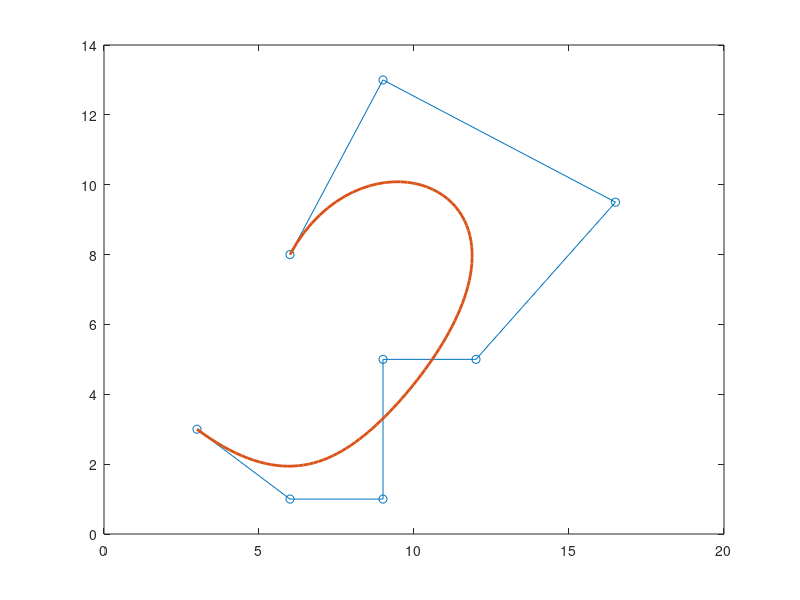

Write the MATLAB code that produced this figure.
% https://tajimarobotics.com/bezier-curve-interpolation/
% https://1st-archiengineer.com/programing-bspline2/
function [] = bezier_path()
    clear;
    close all;
    clc;
    
    % Control Points (X-Y)
%     P = [ 
%         0.0, 0.0;
%         1.0, 2.0;
%         3.0, 2.0;
%         3.0, 0.0;
%         5.0, 2.0;
%         6.0, 0.0;
%         ];
    
    P = [ 3, 3;
          6, 1;
          9, 1;
          9, 5;
          12, 5;
          16.5, 9.5;
          9, 13;
          6, 8];
  
    p = length(P);  % Number of Control Ponits
    n = p - 1;      % Degree of B-Spline
    m = p + n + 1;  % Number of Knots in Knot Vector

    % Define Knot Vector
    u = OpenUniformKnotVector(m,n);

    t = 0:0.01:u(end);

    % Calculate B-spline Curve
    S = zeros(length(t),2);
    S(1,:) = P(1,:);
    for i = 2:length(t)
        for j =1:p
            b = BasisFunction(u,j,n,t(i));  
            S(i,:) = S(i,:) + P(j,:)*b;
        end
    end
    
    figure;
    plot(P(:, 1), P(:, 2), '-o'); hold on;
    plot(S(:, 1), S(:, 2), 'LineWidth', 2); hold on;
end

% u : Knot Vector
% m : Number of Knots in Knot Vector
% n : Degree of B-Spline
function u = OpenUniformKnotVector(m,n)
    u = zeros(1,m);
    for i = 1:1:m
          if i < n+1 
              u(i) = 0;
          elseif i > m - (n + 1) 
              u(i) = m - 1 - 2 * n;
          else
              u(i) = i - n - 1;
          end
    end
    u = u/u(end);      
end

% u : Knot Vector
% j : j-th Control Ponit
% k : k-th Basis Function <-- n-th B-Spline
% t : Time
function var = BasisFunction(u,j,k,t)   
    w1 = 0.0;
    w2 = 0.0;
    
    if k == 0 
        if u(j) < t && t <= u(j+1)
            var = 1.0;
        else
            var = 0.0;
        end
    else
        if (u(j+k+1)-u(j+1)) ~= 0  
            w1 = BasisFunction(u,j+1,k-1,t) * (u(j+k+1) - t)/(u(j+k+1)-u(j+1));
        end
        if (u(j+k)-u(j)) ~= 0  
            w2 = BasisFunction(u,j,k-1,t) * (t - u(j))/(u(j+k) - u(j));
        end
        var = w1 + w2;
    end  
end
